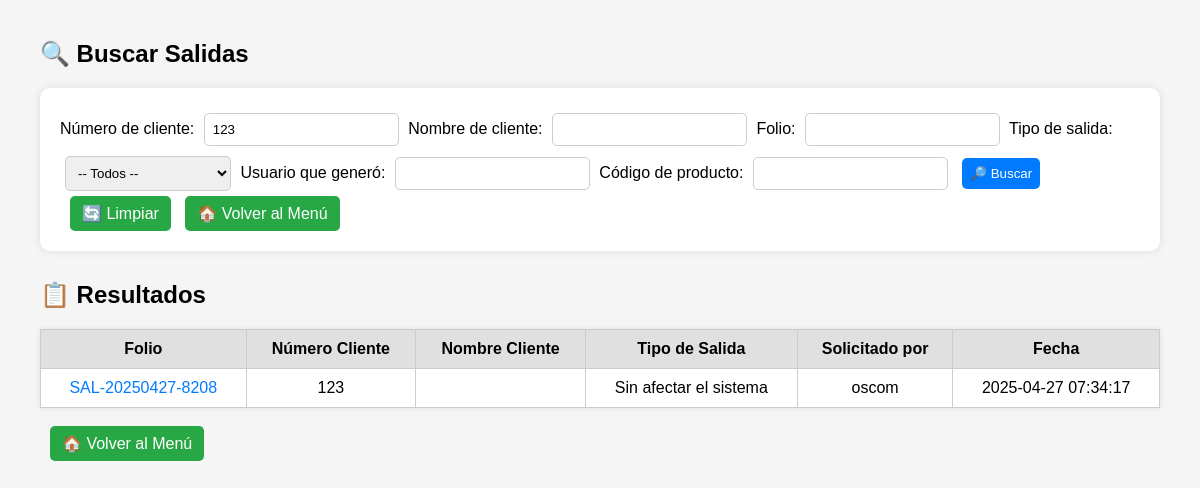
Screenshot of /salidas_recolecciones/historial_salidas.php?numero_cliente=123 with the database file from the repository.
### tables this page shows
CREATE TABLE `salidas` (
  `id` int(11) NOT NULL,
  `folio` varchar(50) NOT NULL,
  `tipo_salida` enum('afecta','no_afecta') NOT NULL,
  `solicitado_por` varchar(100) NOT NULL,
  `dirigido_a` varchar(100) NOT NULL,
  `numero_cliente` varchar(50) DEFAULT NULL,
  `nombre_cliente` varchar(300) NOT NULL,
  `direccion_cliente` text DEFAULT NULL,
  `folio_afectacion` varchar(100) DEFAULT NULL,
  `comentario` text DEFAULT NULL,
  `usuario_creacion` varchar(100) NOT NULL,
  `fecha_creacion` datetime NOT NULL
);

### salidas_recolecciones/historial_salidas.php (the view, shortened to what this page needs)
<?php
require 'conexion.php';
$where = [];
$joins = "";
if (!empty($_GET['numero_cliente'])) {
    $numero_cliente = $conn->real_escape_string($_GET['numero_cliente']);
    $where[] = "salidas.numero_cliente LIKE '%$numero_cliente%'";
}
$sql = "SELECT DISTINCT salidas.* FROM salidas $joins";
if (!empty($where)) {
    $sql .= " WHERE " . implode(" AND ", $where);
}
$sql .= " ORDER BY salidas.fecha_creacion DESC";
$resultado = $conn->query($sql);
?>
<!DOCTYPE html>
<html lang="es">
<head>
</head>
<body>
<h2>🔍 Buscar Salidas</h2>
<form method="GET" action="historial_salidas.php">
    Número de cliente: <input type="text" name="numero_cliente" value="<?php echo htmlspecialchars($_GET['numero_cliente'] ?? ''); ?>">
    Nombre de cliente: <input type="text" name="nombre_cliente" value="<?php echo htmlspecialchars($_GET['nombre_cliente'] ?? ''); ?>">
    Folio: <input type="text" name="folio" value="<?php echo htmlspecialchars($_GET['folio'] ?? ''); ?>">
    Tipo de salida:
    <select name="tipo_salida">
        <option value="">-- Todos --</option>
    </select>
    Usuario que generó: <input type="text" name="usuario_creacion" value="<?php echo htmlspecialchars($_GET['usuario_creacion'] ?? ''); ?>">
    Código de producto: <input type="text" name="codigo_producto" value="<?php echo htmlspecialchars($_GET['codigo_producto'] ?? ''); ?>">
    <button type="submit">🔎 Buscar</button>
    <a href="historial_salidas.php" class="boton">🔄 Limpiar</a>
    <a href="menu.php" class="boton">🏠 Volver al Menú</a>
</form>
<h2>📋 Resultados</h2>
<table>
    <thead>
        <tr>
            <th>Folio</th>
            <th>Número Cliente</th>
            <th>Nombre Cliente</th>
            <th>Tipo de Salida</th>
            <th>Solicitado por</th>
            <th>Fecha</th>
        </tr>
    </thead>
    <tbody>
    <?php if ($resultado->num_rows > 0): ?>
        <?php while ($row = $resultado->fetch_assoc()): ?>
            <tr>
                <td>
                    <a href="formato_salida.php?id=<?php echo $row['id']; ?>" target="_blank">
                        <?php echo htmlspecialchars($row['folio']); ?>
                    </a>
                </td>
                <td><?php echo htmlspecialchars($row['numero_cliente']); ?></td>
                <td><?php echo htmlspecialchars($row['nombre_cliente']); ?></td>
                <td><?php echo ($row['tipo_salida'] == 'afecta') ? 'Afectando el sistema' : 'Sin afectar el sistema'; ?></td>
                <td><?php echo htmlspecialchars($row['usuario_creacion']); ?></td>
                <td><?php echo htmlspecialchars($row['fecha_creacion']); ?></td>
            </tr>
        <?php endwhile; ?>
    <?php else: ?>
        <tr><td colspan="6">No se encontraron salidas.</td></tr>
    <?php endif; ?>
    </tbody>
</table>
<br>
<a href="menu.php" class="boton">🏠 Volver al Menú</a>
</body>
</html>

### salidas_recolecciones/historial_salidas.php (style rules this page uses)
body { font-family: Arial, sans-serif; margin: 40px; background-color: #f5f5f5; }
form { background: white; padding: 20px; border-radius: 10px; margin-bottom: 30px; box-shadow: 0 0 10px rgba(0,0,0,0.1); }
input, select, button { padding: 8px; margin: 5px; border-radius: 5px; border: 1px solid #ccc; }
button { background-color: #007bff; color: white; border: none; }
.boton { display: inline-block; padding: 8px 12px; background-color: #28a745; color: white; border-radius: 5px; text-decoration: none; margin-left: 10px; }
table { width: 100%; border-collapse: collapse; background: white; box-shadow: 0 0 5px rgba(0,0,0,0.1); }
th, td { border: 1px solid #ccc; padding: 10px; text-align: center; }
th { background-color: #e0e0e0; }
a { text-decoration: none; color: #007bff; }

### rows the page displays
salidas: folio "SAL-20250427-8208", numero_cliente "123", tipo_salida "Sin afectar el sistema", usuario_creacion "oscom", fecha_creacion "2025-04-27 07:34:17"
